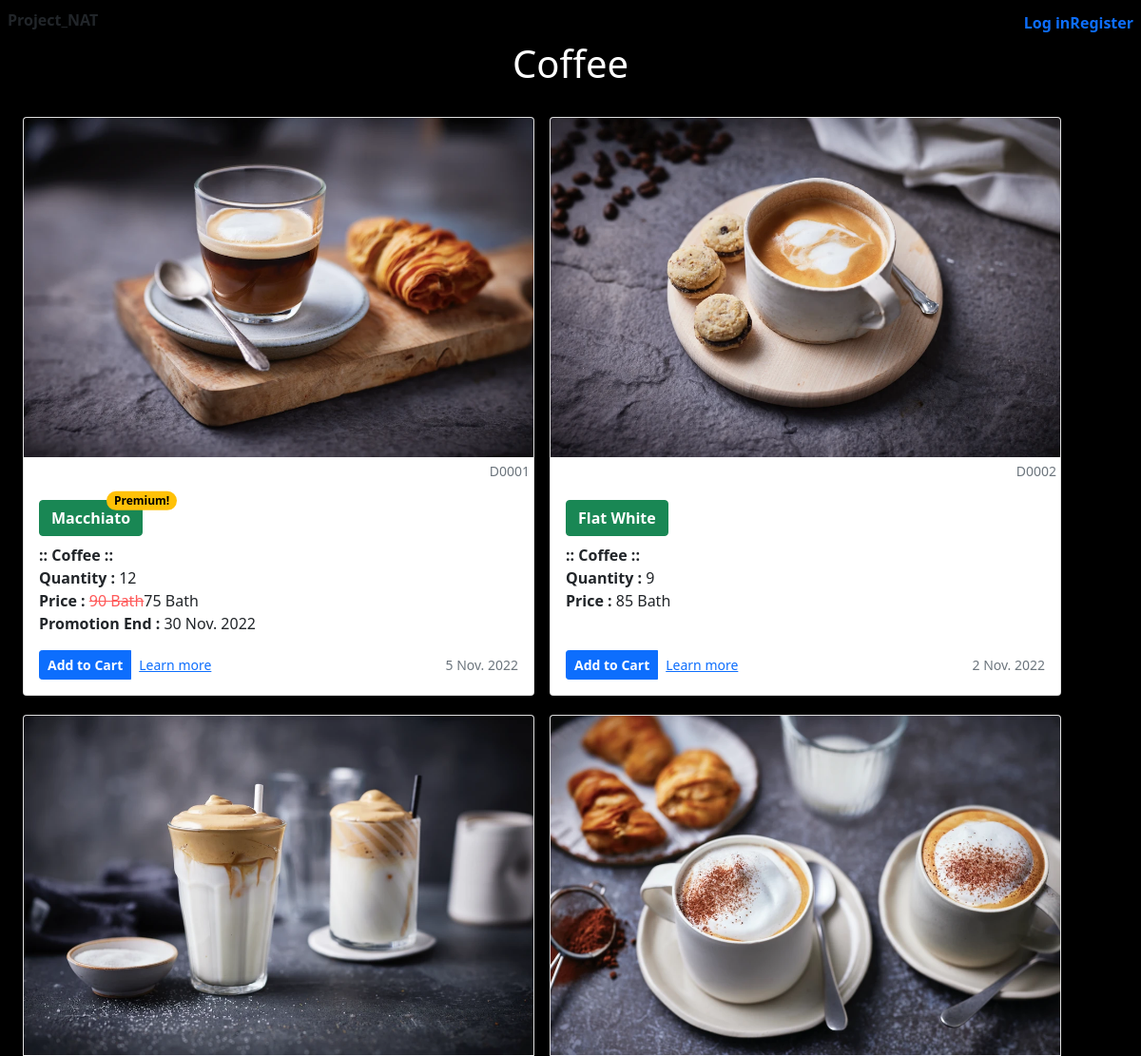
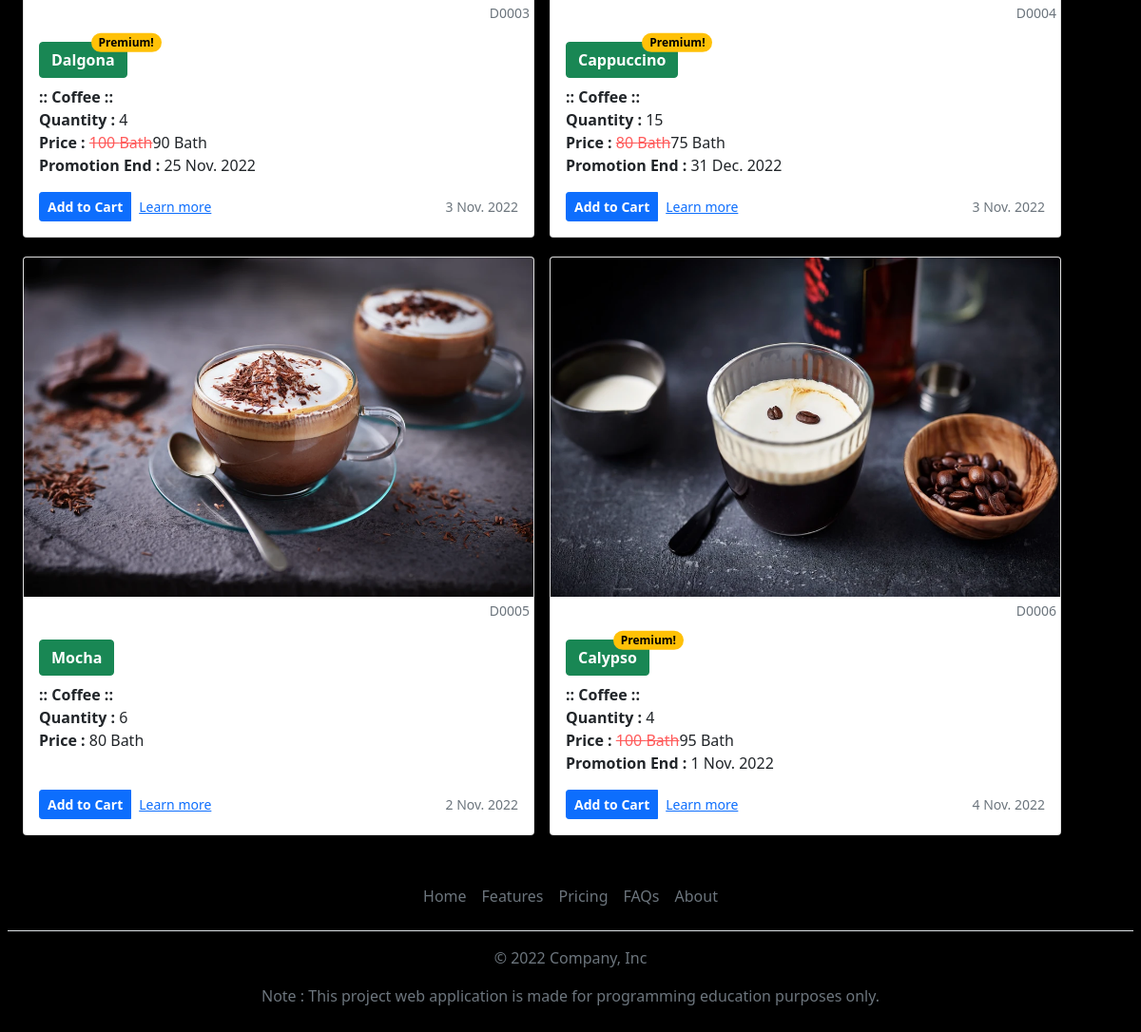
Page /products/coffee/ on the committed database (2 pictures, top to bottom).
### app_product/models.py (models this page shows, shortened)
class Product(models.Model):
	class Meta:
		verbose_name_plural = 'All Product'
	product_id = models.AutoField(primary_key = True)
	product_code = models.CharField(unique = True, max_length = 50)
	type = models.ForeignKey('app_product.Product_Type', on_delete = models.CASCADE, null = True)
	title = models.CharField(max_length = 225)
	description = models.TextField(blank = True, null = True)
	slug = models.SlugField(unique = True, max_length = 100)
	price = models.IntegerField(blank = True, null = True)
	special_price = models.IntegerField(blank = True, null = True)
	quantity = models.IntegerField(blank = True, null = True)
	is_premium = models.BooleanField(default = False)
	promotion_end = models.DateTimeField(blank = True, null = True)
	photo = models.ImageField(default = 'default.png', upload_to="image_product", blank=True, null=True)
	created = models.DateTimeField(auto_now_add = True)
	updated = models.DateTimeField(auto_now = True, blank = True, null = True)

class Product_Type(models.Model):
	class Meta:
		verbose_name_plural = 'Type'
	category = models.ForeignKey('app_product.Product_Category', on_delete = models.CASCADE, null = True)
	type_id = models.AutoField(primary_key = True)
	title = models.CharField(max_length = 50)
	def __str__(self) -> str:
		return f'{self.title}'

### app_product/views.py (the view)
# urls.py: path('coffee/', views.All_Coffee, name='products_coffee-page'),
def All_Coffee(request):
	all_coffee = Product.objects.filter(type = 1)
	check_product = len(all_coffee)
	context = {
		'coffee' : all_coffee,
		'check_product' : check_product
	}
	return render(request, 'app_product/coffee.html', context)

### app_product/templates/app_product/coffee.html (shortened to what this page needs)
{% extends 'app_general/base.html' %}
{% load static %}
{% block content %}
<div class="container text-white" align="center">
    <h1>Coffee</h1>
</div>
{% if check_product == 0 %}
<div class="container mt-3 text-muted text-center">
    <h3>Don't have product.</h3>
</div>
{% else %}
<div class="container mt-3 row row-cols-1 row-cols-sm-2 row-cols-md-2 g-3">
    {% for product in coffee %}
    <div class="col">
        <div class="card shadow-sm mb-1">
            {% if product.photo %}
            <img class="card-img-top" src="{{ product.photo.url }}" alt="Card image" style="width:100%">
            {% endif %}
            <small class="text-muted text-end p-1">{{ product.product_code }}</small>
            <div class="card-body">
                <a class="card-title fw-bold text-white btn btn-success position-relative"
                    href="{% url 'app_product:product-page' product.product_code %}">
                    {{ product.title }}
                    {% if product.is_premium %}
                    <span
                        class="position-absolute top-0 start-100 translate-middle badge rounded-pill bg-warning text-black">
                        Premium!
                    </span>
                    {% endif %}
                </a>
                <p class="card-text">
                    <b> :: {{ product.type }} :: </b><br>
                    {% if product.quantity is not None %}
                    <b>Quantity : </b>{{ product.quantity }}<br>
                    {% else %}
                    <b class="text-danger">There are no order yet!</b><br>
                    {% endif %}
                    {% if product.special_price is not None %}
                    <b>Price : </b><del style="color:rgb(255, 90, 90)">{{ product.price | floatformat:'g' }}
                        Bath</del>{{ product.special_price | floatformat:'g' }} Bath<br>
                    {% else %}
                    {% if product.price is not None %}
                    <b>Price : </b>{{ product.price | floatformat:'g' }} Bath<br>
                    {% else %}
                    <br>
                    {% endif %}
                    {% endif %}
                    {% if product.promotion_end is not None %}
                    <b>Promotion End : </b>{{ product.promotion_end | date:'j N Y' }}<br>
                    {% else %}
                    <br>
                    {% endif %}
                </p>
                <div class="d-flex justify-content-between align-items-center">
                    <div class="btn-group">
                        {% if product.quantity == 0 %}
                        <button type="button" class="btn btn-sm btn-danger fw-bold">Sold out</button>
                        {% else %}
                        {% if product.quantity is not None %}
                        <a type="button" class="btn btn-sm btn-primary fw-bold"
                            href="{% url 'app_general:add_to_cart-page' slug=product.slug %}">Add to Cart</a>
                        {% else %}
                        <button type="button" class="btn btn-sm btn-danger fw-bold">Empty</button>
                        {% endif %}
                        {% endif %}
                        <a class="btn btn-sm btn-link" href="{% url 'app_product:product-page' product.product_code %}">
                            Learn more
                        </a>
                    </div>
                    <small class="text-muted">{{ product.updated | date:'j N Y' }}</small>
                </div>
            </div>
        </div>
    </div>
    {% endfor %}
</div>
{% endif %}
{% endblock %}

### app_general/templates/app_general/base.html (shortened to what this page needs)
{% load static %}
<!doctype html>
<html lang="en" class="h-100">
<head>
    <link href="https://getbootstrap.com//docs/5.2/dist/css/bootstrap.min.css" rel="stylesheet"
>
    <link href="https://cdn.jsdelivr.net/npm/bootstrap@5.1.3/dist/css/bootstrap.min.css" rel="stylesheet">
    <link href="https://getbootstrap.com/docs/5.2/examples/cover/cover.css" rel="stylesheet">
</head>
<body class="d-flex h-200 bg-black">
    <div class="cover-container d-flex w-100 h-100 p-2 mx-auto flex-column">
        {% if user.is_authenticated %}
        {% include 'app_general/component/site_header.html' %}
        {% else %}
        {% block header %}
        <header>
            <div class="float-md-start py-1 px-0">
                <h6 class="fw-bold">Project_NAT</h6>
            </div>
            <nav class="nav nav-masthead justify-content-center float-md-end">
                <a class="nav-link fw-bold py-1 px-0" href="{% url 'login' %}">Log in</a>
                <a class="nav-link fw-bold py-1 px-0" href="{% url 'app_general:register_user-page' %}">Register</a>
            </nav>
        </header>
        {% endblock %}
        {% endif %}
        <main>
            {% block content %}
            {% endblock %}
        </main>
        {% include 'app_general/component/site_footer.html' %}
    </div>
</body>
</html>

### app_general/templates/app_general/component/site_footer.html
<footer class="py-3 my-4">
    <ul class="nav justify-content-center border-bottom pb-3 mb-3">
        <li class="nav-item"><a href="{% url 'app_general:home-page' %}" class="nav-link px-2 text-muted">Home</a></li>
        <li class="nav-item"><a href="#" class="nav-link px-2 text-muted">Features</a></li>
        <li class="nav-item"><a href="#" class="nav-link px-2 text-muted">Pricing</a></li>
        <li class="nav-item"><a href="#" class="nav-link px-2 text-muted">FAQs</a></li>
        <li class="nav-item"><a href="#" class="nav-link px-2 text-muted">About</a></li>
    </ul>
    <p class="text-center text-muted">© 2022 Company, Inc</p>
    <p class="text-center text-muted">Note : This project web application is made for programming education purposes only.</p>
</footer>

### rows in the picture
Product: photo (picture), product_code "D0001", title "Macchiato", is_premium "Premium!", type "Coffee", quantity "12", price "90", special_price "75", promotion_end "30 Nov. 2022", shows "Add to Cart", updated "5 Nov. 2022"
Product: photo (picture), product_code "D0002", title "Flat White", type "Coffee", quantity "9", price "85", shows "Add to Cart", updated "2 Nov. 2022"
Product: photo (picture), product_code "D0003", title "Dalgona", is_premium "Premium!", type "Coffee", quantity "4", price "100", special_price "90", promotion_end "25 Nov. 2022", shows "Add to Cart", updated "3 Nov. 2022"
Product: photo (picture), product_code "D0004", title "Cappuccino", is_premium "Premium!", type "Coffee", quantity "15", price "80", special_price "75", promotion_end "31 Dec. 2022", shows "Add to Cart", updated "3 Nov. 2022"
Product: photo (picture), product_code "D0005", title "Mocha", type "Coffee", quantity "6", price "80", shows "Add to Cart", updated "2 Nov. 2022"
Product: photo (picture), product_code "D0006", title "Calypso", is_premium "Premium!", type "Coffee", quantity "4", price "100", special_price "95", promotion_end "1 Nov. 2022", shows "Add to Cart", updated "4 Nov. 2022"
